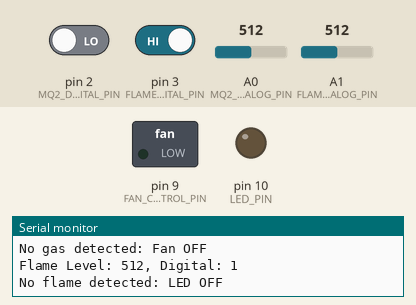
Bench run of a sketch on a simulated Arduino Uno, built with avr-gcc and run on an emulated ATmega328P. Parts: switched loads named in the sketch (green lamp = pin HIGH), output pins drawn as LEDs (lit = HIGH), the last lines printed to the serial monitor. The inputs (shaded band) are chosen by the test bench; at power-on: A0 (MQ2_ANALOG_PIN) = 512, A1 (FLAME_ANALOG_PIN) = 512, pin 2 (MQ2_DIGITAL_PIN) LOW, pin 3 (FLAME_DIGITAL_PIN) HIGH.

Above: at 1.2 s.
1.3 s: A0 (MQ2_ANALOG_PIN) set to 590
2.8 s: A0 (MQ2_ANALOG_PIN) set to 610
At 3.5 s:
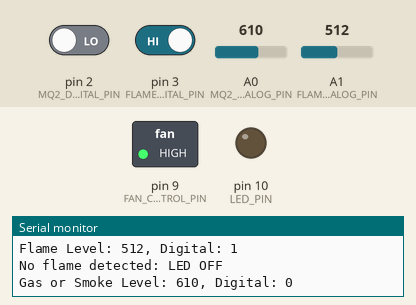
4.4 s: A1 (FLAME_ANALOG_PIN) set to 987
7.4 s: A1 (FLAME_ANALOG_PIN) set to 1016
At 7.9 s:
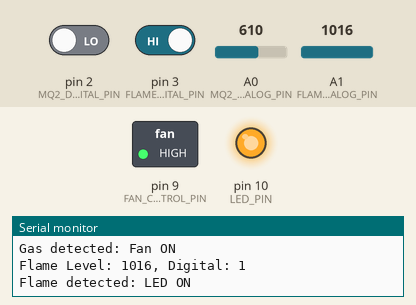
8.9 s: A0 (MQ2_ANALOG_PIN) set to 511
At 9.7 s:
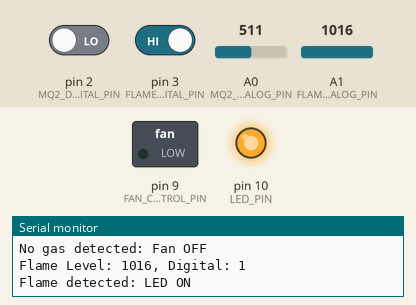
10.4 s: A1 (FLAME_ANALOG_PIN) set to 990
At 10.8 s:
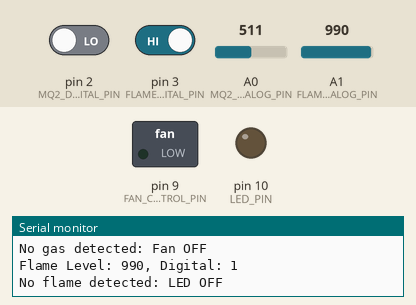
Timing chart, 0 to 13.4 s (numbered marks = the images above; inputs shaded):
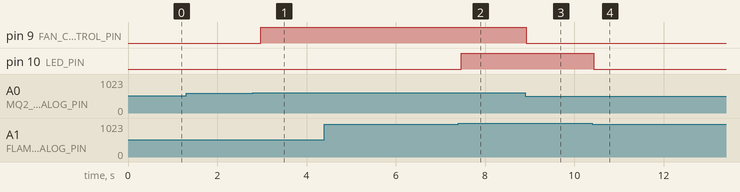

The sketch:

sketch_dec24a.ino
```cpp
#include <Arduino_FreeRTOS.h>
#include <queue.h>

// Pin Definitions
#define MQ2_ANALOG_PIN A0
#define MQ2_DIGITAL_PIN 2
#define FLAME_ANALOG_PIN A1
#define FLAME_DIGITAL_PIN 3
#define FAN_CONTROL_PIN 9
#define LED_PIN 10

// Queue Handles
QueueHandle_t gasQueue;
QueueHandle_t fireQueue;

// Function to initialize pins
void setupPins() {
    pinMode(MQ2_ANALOG_PIN, INPUT);
    pinMode(MQ2_DIGITAL_PIN, INPUT);
    pinMode(FLAME_ANALOG_PIN, INPUT);
    pinMode(FLAME_DIGITAL_PIN, INPUT);
    pinMode(FAN_CONTROL_PIN, OUTPUT);
    pinMode(LED_PIN, OUTPUT);
}

void setup() {
    Serial.begin(9600);
    setupPins();

    // Create queues
    gasQueue = xQueueCreate(1, sizeof(int));
    fireQueue = xQueueCreate(1, sizeof(int));

    if (gasQueue == NULL || fireQueue == NULL) {
        Serial.println("Error creating the queues");
        while (1);
    }

    // Create tasks
    xTaskCreate(GasMonitorTask, "GasMonitor", 128, NULL, 2, NULL);
    xTaskCreate(FlameMonitorTask, "FlameMonitor", 128, NULL, 2, NULL);
    xTaskCreate(FanControlTask, "FanControl", 128, NULL, 1, NULL);
    xTaskCreate(LEDControlTask, "LEDControl", 128, NULL, 1, NULL);
}

void loop() {
    // Empty since FreeRTOS handles tasks
}

void GasMonitorTask(void *pvParameters) {
    int gasLevel;
    bool gasDetected;
    while (1) {
        gasLevel = analogRead(MQ2_ANALOG_PIN);
        gasDetected = digitalRead(MQ2_DIGITAL_PIN);
        Serial.print("Gas or Smoke Level: ");
        Serial.print(gasLevel);
        Serial.print(", Digital: ");
        Serial.println(gasDetected);
        xQueueSend(gasQueue, &gasLevel, portMAX_DELAY);
        vTaskDelay(pdMS_TO_TICKS(500));
    }
}

void FlameMonitorTask(void *pvParameters) {
    int flameLevel;
    bool flameDetected;
    while (1) {
        flameLevel = analogRead(FLAME_ANALOG_PIN);
        flameDetected = digitalRead(FLAME_DIGITAL_PIN);
        Serial.print("Flame Level: ");
        Serial.print(flameLevel);
        Serial.print(", Digital: ");
        Serial.println(flameDetected);
        xQueueSend(fireQueue, &flameLevel, portMAX_DELAY);
        vTaskDelay(pdMS_TO_TICKS(500));
    }
}

void FanControlTask(void *pvParameters) {
    int gasLevel = 0;
    while (1) {
        xQueueReceive(gasQueue, &gasLevel, portMAX_DELAY);
        if (gasLevel > 600) { // Threshold for gas detection
            digitalWrite(FAN_CONTROL_PIN, HIGH); // Turn ON the fan when gas is detected
            Serial.println("Gas detected: Fan ON");
        } else {
            digitalWrite(FAN_CONTROL_PIN, LOW);  // Turn OFF the fan when no gas is detected
            Serial.println("No gas detected: Fan OFF");
        }
        vTaskDelay(pdMS_TO_TICKS(100)); // Delay for 100ms
    }
}

void LEDControlTask(void *pvParameters) {
    int flameLevel = 0;
    while (1) {
        xQueueReceive(fireQueue, &flameLevel, portMAX_DELAY);
        if (flameLevel > 1000) { // Threshold for flame detection
            digitalWrite(LED_PIN, HIGH); // Turn ON the LED
            Serial.println("Flame detected: LED ON");
        } else {
            digitalWrite(LED_PIN, LOW);  // Turn OFF the LED
            Serial.println("No flame detected: LED OFF");
        }
        vTaskDelay(pdMS_TO_TICKS(100)); // Delay for 100ms
    }
}
```

Measured:
- the behaviour switches between 600 and 601 on A0 (MQ2_ANALOG_PIN) (found by bisection; images 0 and 1)
- the behaviour switches between 1000 and 1001 on A1 (FLAME_ANALOG_PIN) (found by bisection; images 1 and 2)
- after the input at 2.8 s, pin 9 (FAN_CONTROL_PIN): LOW → HIGH after 0.18 s
- after the input at 7.4 s, pin 10 (LED_PIN): LOW → HIGH after 0.07 s
- after the input at 8.9 s, pin 9 (FAN_CONTROL_PIN): HIGH → LOW at once
- after the input at 10.4 s, pin 10 (LED_PIN): HIGH → LOW at once
